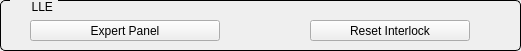
   <widget class="QGroupBox" name="GBLLEP1">
    <property name="geometry">
     <rect>
      <x>10</x>
      <y>440</y>
      <width>521</width>
      <height>51</height>
     </rect>
    </property>
    <property name="styleSheet">
     <string notr="true">QGroupBox {
     border: 1px solid black;
     border-radius: 5px;
     margin-top: 0.5em;
 }
 
 QGroupBox::title {
     subcontrol-origin: margin;
     left: 10px;
     padding: 0 3px 0 3px;
 }</string>
    </property>
    <property name="title">
     <string>     LLE</string>
    </property>
    <property name="checkable">
     <bool>false</bool>
    </property>
    <widget class="QEPushButton" name="btnResetP1">
     <property name="geometry">
      <rect>
       <x>310</x>
       <y>20</y>
       <width>160</width>
       <height>21</height>
      </rect>
     </property>
     <property name="text">
      <string>Reset Interlock</string>
     </property>
     <property name="variable" stdset="0">
      <string>LLE$(lle):ILOCK:RESET</string>
     </property>
     <property name="variableSubstitutions" stdset="0">
      <string>lle=1</string>
     </property>
     <property name="altReadbackVariable" stdset="0">
      <string/>
     </property>
    </widget>
    <widget class="QEPushButton" name="btnExpertLLEP1">
     <property name="geometry">
      <rect>
       <x>30</x>
       <y>20</y>
       <width>190</width>
       <height>21</height>
      </rect>
     </property>
     <property name="text">
      <string>Expert Panel</string>
     </property>
     <property name="variable" stdset="0">
      <string/>
     </property>
     <property name="variableSubstitutions" stdset="0">
      <string/>
     </property>
     <property name="program">
      <string>lle1-new</string>
     </property>
    </widget>
    <widget class="QESimpleShape" name="ledLLEP1">
     <property name="geometry">
      <rect>
       <x>15</x>
       <y>3</y>
       <width>14</width>
       <height>14</height>
      </rect>
     </property>
     <property name="shape">
      <enum>QSimpleShape::circle</enum>
     </property>
     <property name="colour0" stdset="0">
      <color>
       <red>60</red>
       <green>20</green>
       <blue>20</blue>
      </color>
     </property>
     <property name="colour1" stdset="0">
      <color>
       <red>240</red>
       <green>5</green>
       <blue>5</blue>
      </color>
     </property>
     <property name="variable" stdset="0">
      <string>LLE$(lle):BRD$(board):INTERLOCK</string>
     </property>
     <property name="variableSubstitutions" stdset="0">
      <string>lle=1,board=1</string>
     </property>
     <property name="edgeVariable" stdset="0">
      <string/>
     </property>
     <property name="edgeAlarmStateOption" stdset="0">
      <enum>QE::Never</enum>
     </property>
     <property name="displayAlarmStateOption" stdset="0">
      <enum>QE::Never</enum>
     </property>
    </widget>
   </widget>
